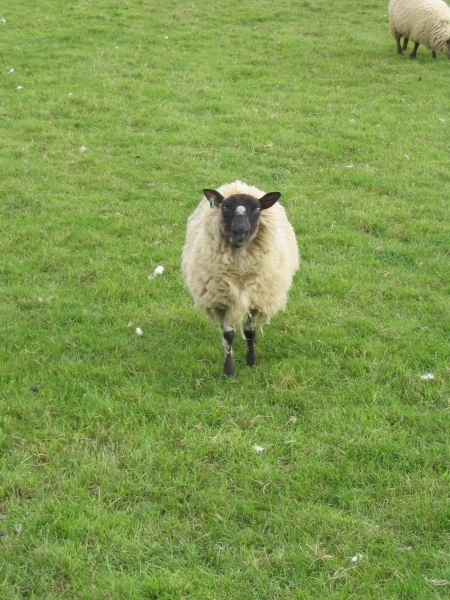
#> input picture Assignment_4/images/sheep.jpg, 450 x 600 px, found by its file name; its folder holds 6 pictures in this run
$ jupyter execute --allow-errors Untitled.ipynb
#> lines starting #> are read from the running program, lines starting #| are printed output that depends on the picture; after the words box and inside, x2 and y2 are one past the last pixel; in counts of white or black regions, pixels touching at a corner belong together
### Assignment_4/2018201097_assignment4/src/gaussian.py
### Code taken from Github

from sklearn.cluster import KMeans
import numpy as np

class GaussianMixture:
    def __init__(self, X, n_components=5):
        self.n_components = n_components
        self.n_features = X.shape[1]
        self.n_samples = np.zeros(self.n_components)

        self.coefs = np.zeros(self.n_components)
        self.means = np.zeros((self.n_components, self.n_features))
        self.covariances = np.zeros((self.n_components, self.n_features,
                                     self.n_features))

        self.init_with_kmeans(X)

    def init_with_kmeans(self, X):
        label = KMeans(n_clusters=self.n_components, n_init=1).fit(X).labels_
        self.fit(X, label)

    def calc_score(self, X, ci):
        score = np.zeros(X.shape[0])
        if self.coefs[ci] > 0:
            diff = X - self.means[ci]
            mult = np.einsum(
                'ij,ij->i', diff,
                np.dot(np.linalg.inv(self.covariances[ci]), diff.T).T)
            score = np.exp(-.5 * mult) / np.sqrt(2 * np.pi) / \
                np.sqrt(np.linalg.det(self.covariances[ci]))

        return score

    def calc_prob(self, X):
        prob = [self.calc_score(X, ci) for ci in range(self.n_components)]
        return np.dot(self.coefs, prob)

    def which_component(self, X):
        prob = np.array(
            [self.calc_score(X, ci) for ci in range(self.n_components)]).T
        return np.argmax(prob, axis=1)

    def fit(self, X, labels):
        assert self.n_features == X.shape[1]

        self.n_samples[:] = 0
        self.coefs[:] = 0

        uni_labels, count = np.unique(labels, return_counts=True)
        self.n_samples[uni_labels] = count

        variance = 0.01
        for ci in uni_labels:
            n = self.n_samples[ci]

            self.coefs[ci] = n / np.sum(self.n_samples)
            self.means[ci] = np.mean(X[ci == labels], axis=0)
            self.covariances[ci] = 0 if self.n_samples[ci] <= 1 else np.cov(
                X[ci == labels].T)

            det = np.linalg.det(self.covariances[ci])
            if det <= 0:
                self.covariances[ci] += np.eye(self.n_features) * variance
                det = np.linalg.det(self.covariances[ci])

### Assignment_4/2018201097_assignment4/report/Untitled.ipynb
# Assignment 4
- Aman Joshi 2018201097

[cell 1]
import sys
import numpy as np
import cv2 as cv
import igraph
from matplotlib import pyplot as plt
from copy import deepcopy
import os
from gaussian import GaussianMixture

[cell 2]
BG = 0
FG = 1
PR_BG = 2
PR_FG = 3

## Grabcut
- We give a bounding box.
- Assign GMM components to pixels
- Learn GMM parameters from data
- Make graph(n-links between pixels and t-links between source, sink and pixels)
- Estimate segmentation: use min cut to solve
- Repeat the process

## Class GrabCut
- It has function for calculating beta.
- Assigning GMM and calculating component for each pixel.
- Modelling Graph
- Estimate Segmentation

## Implementation Details
- I have used Gaussian Mixture code from github
- For making graph I have used igraph package
- Once we have gaussian trained we make graph.
- Then we calculate mincut.
- the process is repeated

[cell 3]
class GrabCut:
    def __init__(self, img, mask, rect=None, gmm_components=5, neighbours=8):
        self.img = np.asarray(img, dtype=np.float64)
        self.out_image = deepcopy(img)
        self.rows, self.cols, _ = img.shape
        self.mask = mask
        self.neighbours = neighbours

        if rect is not None:
            self.mask[rect[1]:rect[1] + rect[3], rect[0]:rect[0] +
                      rect[2]] = PR_FG

        self.classify_pixels()

        self.gmm_components = gmm_components
        self.gamma = 50
        self.calculate_beta_smoothness()

        self.fgd_gmm = GaussianMixture(self.img[self.fgd_indexes])
        self.bgd_gmm = GaussianMixture(self.img[self.bgd_indexes])
        self.label_gmm = np.empty((self.rows, self.cols), dtype=np.uint32)

        self.gc_source = self.cols * self.rows  # "object" terminal S
        self.gc_sink = self.gc_source + 1  # "background" terminal T

    def calculate_beta_smoothness(self):
        left_diff = self.img[:, 1:] - self.img[:, :-1]
        up_left_diff = self.img[1:, 1:] - self.img[:-1, :-1]
        up_diff = self.img[1:, :] - self.img[:-1, :]
        up_right_diff = self.img[1:, :-1] - self.img[:-1, 1:]

        self.beta = np.linalg.norm(left_diff)**2 + np.linalg.norm(up_diff)**2
        if self.neighbours == 8:
            self.beta += np.linalg.norm(up_left_diff)**2 + np.linalg.norm(
                up_right_diff)**2
        #         self.beta = np.sum(np.square(left_diff)) + np.sum(np.square(up_left_diff)) + \
        #             np.sum(np.square(up_diff)) + \
        #             np.sum(np.square(up_right_diff))
        if self.neighbours == 8:
            self.beta = 2.0 * self.beta / (4 * self.rows * self.cols - 3 *
                                           (self.rows + self.cols) + 2.0)
        else:
            self.beta = 2.0 * self.beta / (2 * self.rows * self.cols - 1 *
                                           (self.rows + self.cols) + 2.0)
        self.beta = 1 / self.beta

        #         print(self.beta)

        def calculate_V(x):
            return self.gamma * np.exp(
                -self.beta * np.sum(np.square(x), axis=2))

        self.left_V = calculate_V(left_diff)
        self.up_left_V = calculate_V(up_left_diff)
        self.up_V = calculate_V(up_diff)
        self.up_right_V = calculate_V(up_right_diff)

    def classify_pixels(self):
        self.fgd_indexes = np.where((self.mask == FG) | (self.mask == PR_FG))
        self.bgd_indexes = np.where((self.mask == BG) | (self.mask == PR_BG))

    def assign_GMM(self):
        self.label_gmm[self.fgd_indexes] = self.fgd_gmm.which_component(
            self.img[self.fgd_indexes])
        self.label_gmm[self.bgd_indexes] = self.bgd_gmm.which_component(
            self.img[self.bgd_indexes])

    def learn_GMM(self):
        self.fgd_gmm.fit(self.img[self.fgd_indexes],
                         self.label_gmm[self.fgd_indexes])
        self.bgd_gmm.fit(self.img[self.bgd_indexes],
                         self.label_gmm[self.bgd_indexes])

    def make_n_links(self, mask1, mask2, V):
        mask1 = mask1.reshape(-1)
        mask2 = mask2.reshape(-1)
        self.gc_graph_capacity += V.reshape(-1).tolist()
        return list(zip(mask1, mask2))

    def construct_gc_graph(self):
        fgd_indexes = np.where(self.mask.reshape(-1) == FG)
        bgd_indexes = np.where(self.mask.reshape(-1) == BG)
        pr_indexes = np.where((self.mask.reshape(-1) == PR_FG)
                              | (self.mask.reshape(-1) == PR_BG))

        self.gc_graph_capacity = []
        edges = []

        def make_edges(source, sinks):
            return list(zip([source] * sinks[0].size, sinks[0]))

        edges += make_edges(self.gc_source, pr_indexes)
        self.gc_graph_capacity += list(-np.log(
            self.bgd_gmm.calc_prob(self.img.reshape(-1, 3)[pr_indexes])))

        edges += make_edges(self.gc_sink, pr_indexes)
        self.gc_graph_capacity += list(-np.log(
            self.fgd_gmm.calc_prob(self.img.reshape(-1, 3)[pr_indexes])))

        edges += make_edges(self.gc_source, fgd_indexes)
        self.gc_graph_capacity += [9 * self.gamma] * fgd_indexes[0].size

        edges += make_edges(self.gc_sink, fgd_indexes)
        self.gc_graph_capacity += [0] * fgd_indexes[0].size

        edges += make_edges(self.gc_source, bgd_indexes)
        self.gc_graph_capacity += [0] * bgd_indexes[0].size

        edges += make_edges(self.gc_sink, bgd_indexes)
        self.gc_graph_capacity += [9 * self.gamma] * bgd_indexes[0].size

        img_indexes = np.arange(
            self.rows * self.cols, dtype=np.uint32).reshape(
                self.rows, self.cols)

        edges += self.make_n_links(img_indexes[:, 1:], img_indexes[:, :-1],
                                   self.left_V)
        edges += self.make_n_links(img_indexes[1:, :], img_indexes[:-1, :],
                                   self.up_V)
        if self.neighbours == 8:
            edges += self.make_n_links(img_indexes[1:, 1:],
                                       img_indexes[:-1, :-1], self.up_left_V)
            edges += self.make_n_links(img_indexes[1:, :-1],
                                       img_indexes[:-1, 1:], self.up_right_V)

        assert (len(edges) == len(self.gc_graph_capacity))

        self.gc_graph = igraph.Graph(self.rows * self.cols + 2)
        self.gc_graph.add_edges(edges)

    # [12 lines left out: function estimate_segmentation, not called in this run]

    def modified_image(self, img2=None):
        if img2 is None:
            img2 = deepcopy(self.out_image)
        mask = self.mask.copy()
        mask2 = np.where((self.mask == 1) + (self.mask == 3), 255,
                         0).astype('uint8')
        return cv.bitwise_and(img2, img2, mask=mask2)

    def run(self, num_iters=2):
        for _ in range(num_iters):
            self.assign_GMM()
            self.learn_GMM()
            self.construct_gc_graph()
            self.estimate_segmentation()


# [8 lines of commented-out code are left out]

[cell 4]
# [15 lines left out: function fun, not called in this run]

[cell 5]
image_list = ["images/" + file for file in os.listdir('images')]
#> (the rest of this cell did not finish here and is left out)

## Various Colour Spaces

[cell 6]
image = cv.imread("images/sheep.jpg")
#> image is the input picture: shape (600, 450, 3); mean B, G, R 77.4, 154.4, 127.6
rect = (171, 171, 309, 386)

[cell 7]
def run_on_image(image, rect, image2):
    gg = GrabCut(image, np.zeros(image.shape[:2], dtype=np.uint8), rect)
    gg.run()
    plt.imshow(gg.modified_image(image2))
    plt.show()

[cell 8]
II = deepcopy(image)
cv.rectangle(II, (171, 171), (380, 366), (255, 0, 0), 2)
#> II: shape (600, 450, 3); 0.9% of pixels changed, all inside (x1, y1, x2, y2) = (170, 170, 382, 368)
plt.imshow(II)
plt.show()
print("RGB")
run_on_image(image, rect, image)
#> in __init__, `self.mask[rect[1]:rect[1] + rect[3], rect[0]:rect[0] + rect[2]] = PR_FG`:
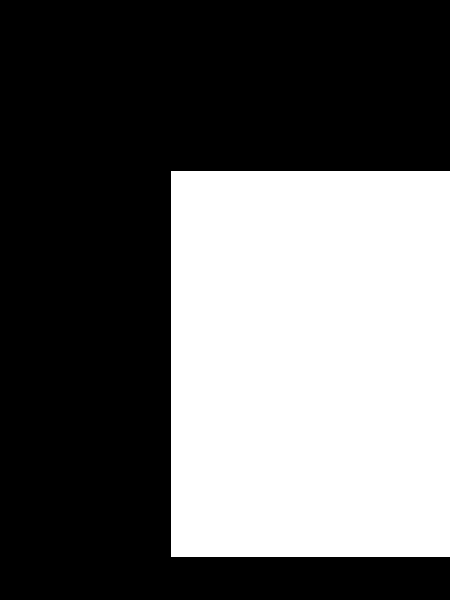
#> self.mask: shape (600, 450); values 0 (black) and 3 (white), 39.9% white; 1 white region, box (x1, y1, x2, y2) and area: (171, 171, 450, 557) 107694
#> in classify_pixels, `self.fgd_indexes = np.where((self.mask == FG) | (self.mask == PR_FG))`: self.fgd_indexes = 107694 positions, rows 171 to 556, columns 171 to 449
#> in classify_pixels, `self.bgd_indexes = np.where((self.mask == BG) | (self.mask == PR_BG))`: self.bgd_indexes = 162306 positions, rows 0 to 599, columns 0 to 449
#> in calculate_beta_smoothness, `up_right_diff = self.img[1:, :-1] - self.img[:-1, 1:]`:
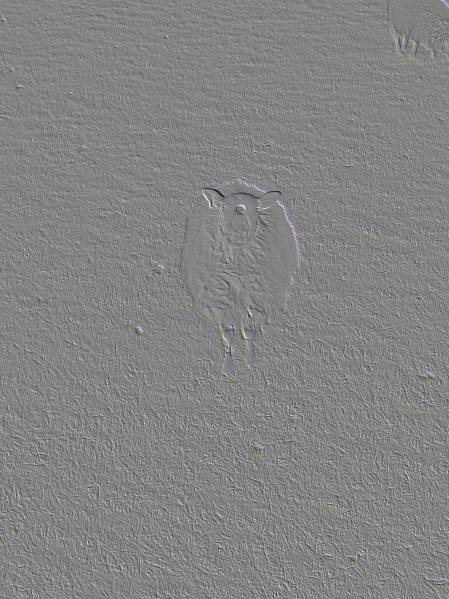
#> up_right_diff: shape (599, 449, 3) float64; mean B, G, R -0.1, -0.1, -0.1; drawn with min black and max white
#> in calculate_beta_smoothness, `self.beta = np.linalg.norm(left_diff)**2 + np.linalg.norm(up_diff)**2`: self.beta = 292361012
#> in calculate_beta_smoothness, `self.beta += np.linalg.norm(up_left_diff)**2 + np.linalg.norm( up_righ..`: self.beta = 705438159
#> in calculate_beta_smoothness, `self.beta = 2.0 * self.beta / (4 * self.rows * self.cols - 3 * (self.r..`: self.beta = 1310.2
#> in calculate_beta_smoothness, `self.beta = 1 / self.beta`: self.beta = 0.000763
#> in fit, `uni_labels, count = np.unique(labels, return_counts=True)`: uni_labels = [0, 1, 2, 3, 4]; count = [13170, 11249, 5220, 38808, 39247]
#> the loop in fit, `for ci in uni_labels:` made 5 passes
#> n on passes 1 to 5: 13170, 11249, 5220, 38808, 39247
#> after the loop in fit, `for ci in uni_labels:`: self.coefs = [0.122, 0.104, 0.0485, 0.36, 0.364]; self.means = [[43.02, 102, 80.11], [112.9, 175.2, 162.2], [184.6, 214.7, 220.7], [59.61, 138, 108.3], [80.39, 160.1, 131.7]]
#> the loop in fit (call 2), `for ci in uni_labels:` made 5 passes
#> n on passes 1 to 5: 41692, 42687, 17719, 1869, 58339
#> the loop in run, `for _ in range(num_iters):` made 1 pass
#> fgd_indexes in construct_gc_graph on pass 1: (empty array,)
#> (the call stopped at in construct_gc_graph, `self.gc_graph = igraph.Graph(self.rows * self.cols + 2)`: igraph is not available in this run)
#> in modified_image, `return cv.bitwise_and(img2, img2, mask=mask2)`:
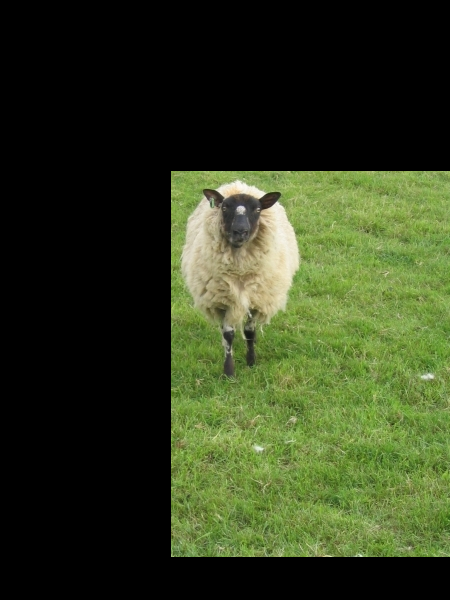
#> returned value: shape (600, 450, 3); mean of channels 0, 1, 2 30.6, 59.5, 49.6; drawn as B, G, R
print("HSV")
run_on_image(cv.cvtColor(image, cv.COLOR_BGR2HSV), rect, image)
#> in calculate_V (call 8), `return self.gamma * np.exp( -self.beta * np.sum(np.square(x), axis=2))`:
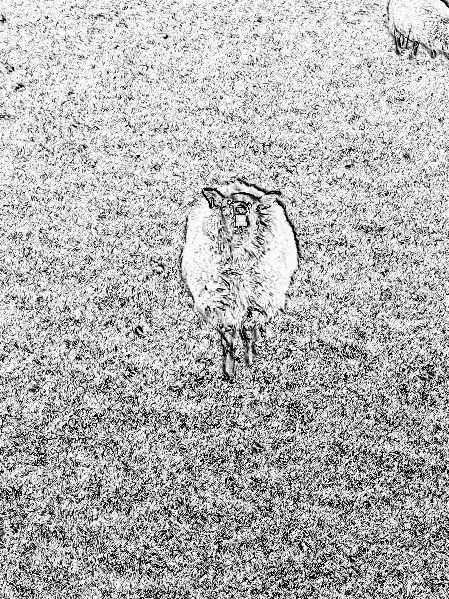
#> returned value: shape (599, 449) float64; min 1.92e-15, max 50, mean 35.3; drawn with min black and max white
#> the loop in run (call 2), `for _ in range(num_iters):` made 1 pass
#> fgd_indexes in construct_gc_graph on pass 1: (empty array,)
#> (the call stopped at in construct_gc_graph, `self.gc_graph = igraph.Graph(self.rows * self.cols + 2)`: igraph is not available in this run)
print("YUV")
run_on_image(cv.cvtColor(image, cv.COLOR_BGR2YUV), rect, image)
#> (the call stopped at in construct_gc_graph, `self.gc_graph = igraph.Graph(self.rows * self.cols + 2)`: igraph is not available in this run)

## Observations:
- There is not much differnce by changing the color space
- Although there can be cases where changing the color space will change the result

## Number of Iterations

[cell 9]
II = deepcopy(image)
cv.rectangle(II, (20, 62), (635, 456), (255, 0, 0), 2)
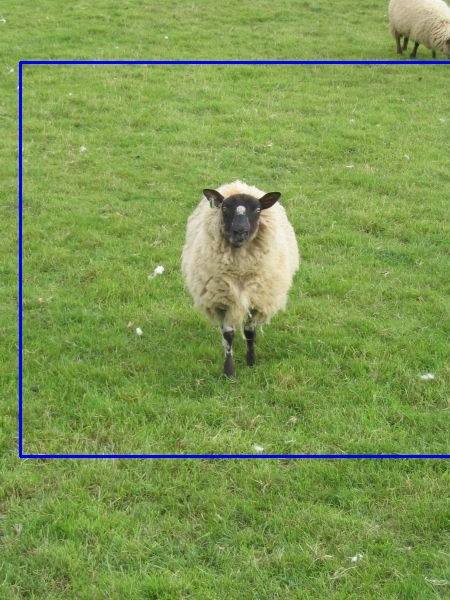
#> II: shape (600, 450, 3); 1.39% of pixels changed, all inside (x1, y1, x2, y2) = (19, 61, 450, 458)
plt.imshow(II)
plt.show()
image = cv.imread("images/banana2.jpg")
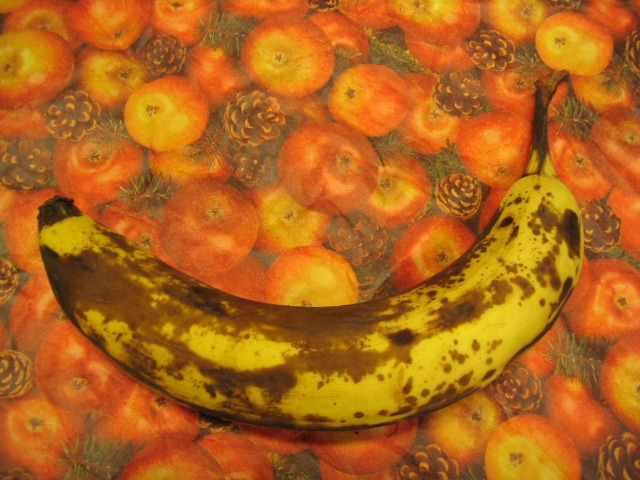
#> input picture Assignment_4/images/banana2.jpg, 640 x 480 px, found by its file name
#> image is the input picture: shape (480, 640, 3); mean B, G, R 26.2, 101.2, 178.3
rect = (20, 62, 635, 426)
gg = GrabCut(image, np.zeros(image.shape[:2], dtype=np.uint8), rect)
#> call 4 of __init__, with rect = (20, 62, 635, 426), gmm_components = 5, neighbours = 8
#> in __init__ (call 4), `self.mask[rect[1]:rect[1] + rect[3], rect[0]:rect[0] + rect[2]] = PR_FG`:
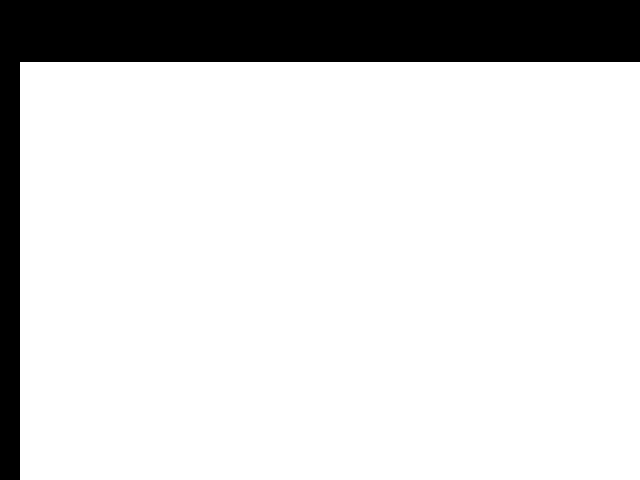
#> self.mask: shape (480, 640); values 0 (black) and 3 (white), 84.4% white; 1 black region, box (x1, y1, x2, y2) and area: (0, 0, 640, 480) 48040
#> in calculate_beta_smoothness (call 4), `up_right_diff = self.img[1:, :-1] - self.img[:-1, 1:]`:
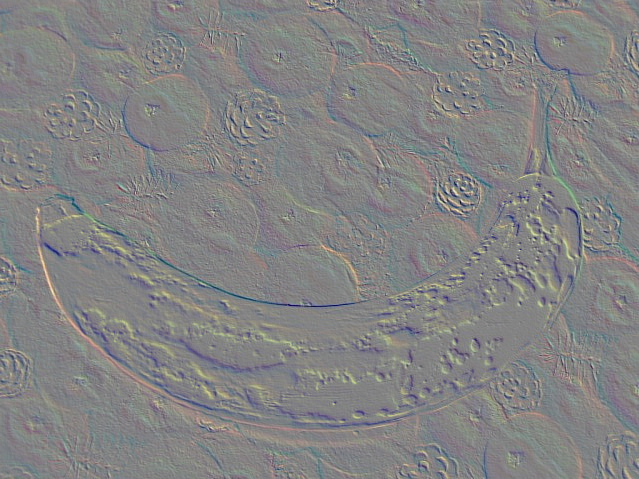
#> up_right_diff: shape (479, 639, 3) float64; mean B, G, R 0, 0, -0.1; drawn with min black and max white
#> in calculate_beta_smoothness (call 4), `self.beta = np.linalg.norm(left_diff)**2 + np.linalg.norm(up_diff)**2`: self.beta = 100120690
#> in calculate_beta_smoothness (call 4), `self.beta += np.linalg.norm(up_left_diff)**2 + np.linalg.norm( up_righ..`: self.beta = 271415218
#> in calculate_beta_smoothness (call 4), `self.beta = 2.0 * self.beta / (4 * self.rows * self.cols - 3 * (self.r..`: self.beta = 443
#> in calculate_beta_smoothness (call 4), `self.beta = 1 / self.beta`: self.beta = 0.00226
#> in calculate_V (call 15), `return self.gamma * np.exp( -self.beta * np.sum(np.square(x), axis=2))`:
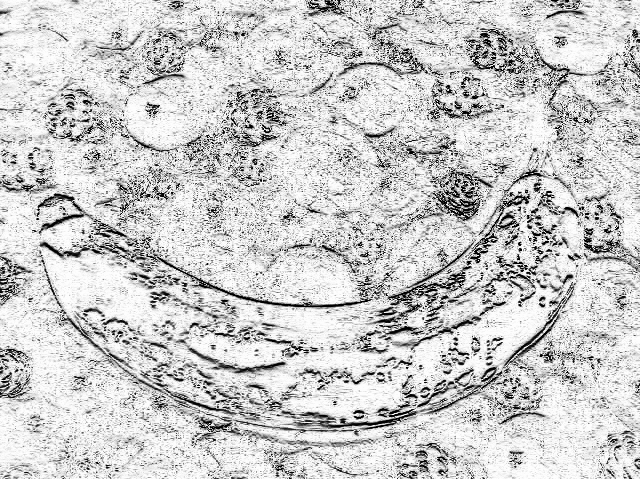
#> returned value: shape (479, 640) float64; min 3.53e-18, max 50, mean 39.7; drawn with min black and max white
#> in calculate_V (call 16), `return self.gamma * np.exp( -self.beta * np.sum(np.square(x), axis=2))`:
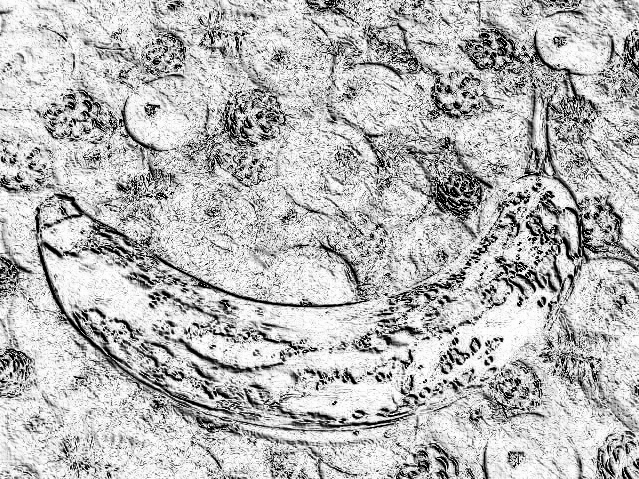
#> returned value: shape (479, 639) float64; min 1.06e-20, max 50, mean 36.2; drawn with min black and max white
gg.run(5)
#> the loop in run, `for _ in range(num_iters):` made 1 pass
#> fgd_indexes in construct_gc_graph on pass 1: (empty array,)
#> (the call stopped at in construct_gc_graph, `self.gc_graph = igraph.Graph(self.rows * self.cols + 2)`: igraph is not available in this run)

## Obseravations:
- With increasing the number of iterations the image is getting better.
- however with increasing iteration the improvement is very less.
- After 3rd iteration there is not much visible difference.

## Number of Components in GMM

[cell 10]
image = cv.imread("images/banana2.jpg")
rect = (20, 62, 635, 426)
II = deepcopy(image)
cv.rectangle(II, (20, 62), (635, 456), (255, 0, 0), 2)
plt.imshow(II)
plt.show()
#> (the rest of this cell did not finish here and is left out)

## Observations
- For fewer number of GMM's the grab cut is quite perfect.
- For 8 component the grab cut is comparitevely poorer.
- One reason can be that the distribution is better modelled for less number of components.

## 4 Neighbourhood vs 8 Neighbourhood

[cell 11]
image = cv.imread("images/banana2.jpg")
rect = (20, 62, 635, 426)
II = deepcopy(image)
cv.rectangle(II, (20, 62), (635, 456), (255, 0, 0), 2)
plt.imshow(II)
plt.show()
gg = GrabCut(image, np.zeros(image.shape[:2], dtype=np.uint8), rect,
                 neighbours=4)
#> the loop in run, `for _ in range(num_iters):` made 1 pass
#> fgd_indexes in construct_gc_graph on pass 1: (empty array,)
gg.run(3)
#> (the call stopped at in construct_gc_graph, `self.gc_graph = igraph.Graph(self.rows * self.cols + 2)`: igraph is not available in this run)
plt.imshow(gg.modified_image())
plt.show()
gg = GrabCut(image, np.zeros(image.shape[:2], dtype=np.uint8), rect)
#> the loop in run, `for _ in range(num_iters):` made 1 pass
#> fgd_indexes in construct_gc_graph on pass 1: (empty array,)
gg.run(3)
#> (the call stopped at in construct_gc_graph, `self.gc_graph = igraph.Graph(self.rows * self.cols + 2)`: igraph is not available in this run)
